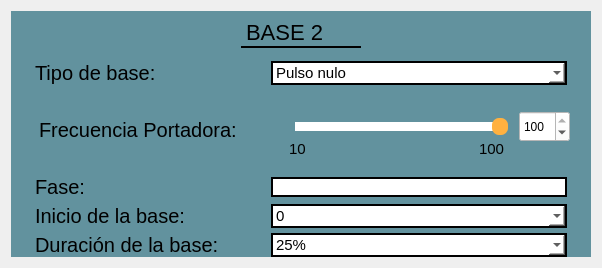
                <widget class="QWidget" name="tab_3">
                 <attribute name="title">
                  <string>Base 2</string>
                 </attribute>
                 <layout class="QGridLayout" name="gridLayout_104">
                  <item row="0" column="0">
                   <widget class="QFrame" name="frame_13">
                    <property name="minimumSize">
                     <size>
                      <width>580</width>
                      <height>0</height>
                     </size>
                    </property>
                    <property name="styleSheet">
                     <string notr="true">QFrame{
background-color: rgb(98, 146, 158);
border: none;
}

QLabel{
font-size: 20px
}</string>
                    </property>
                    <property name="frameShape">
                     <enum>QFrame::StyledPanel</enum>
                    </property>
                    <property name="frameShadow">
                     <enum>QFrame::Raised</enum>
                    </property>
                    <layout class="QGridLayout" name="gridLayout_96">
                     <property name="topMargin">
                      <number>0</number>
                     </property>
                     <property name="bottomMargin">
                      <number>0</number>
                     </property>
                     <property name="spacing">
                      <number>5</number>
                     </property>
                     <item row="2" column="0">
                      <widget class="QFrame" name="frame_82">
                       <property name="minimumSize">
                        <size>
                         <width>550</width>
                         <height>80</height>
                        </size>
                       </property>
                       <property name="maximumSize">
                        <size>
                         <width>550</width>
                         <height>80</height>
                        </size>
                       </property>
                       <property name="styleSheet">
                        <string notr="true">QFrame{
border: none;
background-color: transparent;
}</string>
                       </property>
                       <property name="frameShape">
                        <enum>QFrame::StyledPanel</enum>
                       </property>
                       <property name="frameShadow">
                        <enum>QFrame::Raised</enum>
                       </property>
                       <layout class="QGridLayout" name="gridLayout_100">
                        <property name="topMargin">
                         <number>0</number>
                        </property>
                        <property name="rightMargin">
                         <number>0</number>
                        </property>
                        <property name="bottomMargin">
                         <number>0</number>
                        </property>
                        <item row="0" column="0">
                         <widget class="QLabel" name="label_67">
                          <property name="minimumSize">
                           <size>
                            <width>230</width>
                            <height>0</height>
                           </size>
                          </property>
                          <property name="maximumSize">
                           <size>
                            <width>230</width>
                            <height>16777215</height>
                           </size>
                          </property>
                          <property name="text">
                           <string>Frecuencia Portadora:</string>
                          </property>
                         </widget>
                        </item>
                        <item row="0" column="1">
                         <widget class="QFrame" name="frame_83">
                          <property name="maximumSize">
                           <size>
                            <width>292</width>
                            <height>58</height>
                           </size>
                          </property>
                          <property name="styleSheet">
                           <string notr="true">QFrame{
border: none;
background-color: transparent;
}</string>
                          </property>
                          <property name="frameShape">
                           <enum>QFrame::StyledPanel</enum>
                          </property>
                          <property name="frameShadow">
                           <enum>QFrame::Raised</enum>
                          </property>
                          <widget class="QSlider" name="hsFreqS2">
                           <property name="geometry">
                            <rect>
                             <x>10</x>
                             <y>10</y>
                             <width>221</width>
                             <height>31</height>
                            </rect>
                           </property>
                           <property name="styleSheet">
                            <string notr="true">QSlider 
{
    background-color: transparent;
    padding: 2px;

}

QSlider::groove:horizontal 
{
	subcontrol-origin: content;
	background-color: transparent;
	height: 17px;

}

QSlider::handle:horizontal 
{
    background-color: rgb(255, 177, 64);
    width: 16px;
    border-radius: 7px;

}

QSlider::sub-page:horizontal 
{
    background-color: white;
    margin: 4px;
    border-radius: 5px;

}

QSlider::add-page:horizontal 
{
    background-color: white;
    margin: 4px;
    border-radius: 5px;

}




</string>
                           </property>
                           <property name="minimum">
                            <number>10</number>
                           </property>
                           <property name="maximum">
                            <number>100</number>
                           </property>
                           <property name="value">
                            <number>100</number>
                           </property>
                           <property name="orientation">
                            <enum>Qt::Horizontal</enum>
                           </property>
                          </widget>
                          <widget class="QLabel" name="label_84">
                           <property name="geometry">
                            <rect>
                             <x>10</x>
                             <y>40</y>
                             <width>21</width>
                             <height>16</height>
                            </rect>
                           </property>
                           <property name="styleSheet">
                            <string notr="true">QLabel{
font-size: 15px;
qproperty-alignment: AlignCenter;
}</string>
                           </property>
                           <property name="text">
                            <string>10</string>
                           </property>
                          </widget>
                          <widget class="QLabel" name="label_87">
                           <property name="geometry">
                            <rect>
                             <x>200</x>
                             <y>40</y>
                             <width>31</width>
                             <height>16</height>
                            </rect>
                           </property>
                           <property name="styleSheet">
                            <string notr="true">QLabel{
font-size: 15px;
qproperty-alignment: AlignCenter;
}</string>
                           </property>
                           <property name="text">
                            <string>100</string>
                           </property>
                          </widget>
                          <widget class="QSpinBox" name="sbFreqS2">
                           <property name="geometry">
                            <rect>
                             <x>240</x>
                             <y>10</y>
                             <width>51</width>
                             <height>31</height>
                            </rect>
                           </property>
                           <property name="styleSheet">
                            <string notr="true">QSpinBox{
background-color: white;
qproperty-alignment: AlignCenter;
}</string>
                           </property>
                           <property name="minimum">
                            <number>10</number>
                           </property>
                           <property name="maximum">
                            <number>100</number>
                           </property>
                           <property name="value">
                            <number>100</number>
                           </property>
                          </widget>
                         </widget>
                        </item>
                       </layout>
                      </widget>
                     </item>
                     <item row="5" column="0">
                      <widget class="QFrame" name="frame_86">
                       <property name="maximumSize">
                        <size>
                         <width>550</width>
                         <height>35</height>
                        </size>
                       </property>
                       <property name="styleSheet">
                        <string notr="true">QFrame{
border: none;
background-color: transparent;
}</string>
                       </property>
                       <property name="frameShape">
                        <enum>QFrame::StyledPanel</enum>
                       </property>
                       <property name="frameShadow">
                        <enum>QFrame::Raised</enum>
                       </property>
                       <layout class="QGridLayout" name="gridLayout_103">
                        <property name="topMargin">
                         <number>0</number>
                        </property>
                        <property name="bottomMargin">
                         <number>0</number>
                        </property>
                        <item row="0" column="0">
                         <widget class="QLabel" name="label_88">
                          <property name="minimumSize">
                           <size>
                            <width>230</width>
                            <height>0</height>
                           </size>
                          </property>
                          <property name="maximumSize">
                           <size>
                            <width>230</width>
                            <height>16777215</height>
                           </size>
                          </property>
                          <property name="text">
                           <string>Duración de la base:</string>
                          </property>
                         </widget>
                        </item>
                        <item row="0" column="1">
                         <widget class="QComboBox" name="cbT2S2">
                          <property name="styleSheet">
                           <string notr="true">QComboBox{
	background-color: rgb(204, 204, 255);
	background: white;
	color: black;
	border: 2px solid black;
	font-size: 15px;
	qproperty-alignment: AlignCenter;
}


</string>
                          </property>
                          <item>
                           <property name="text">
                            <string>25%</string>
                           </property>
                          </item>
                          <item>
                           <property name="text">
                            <string>50%</string>
                           </property>
                          </item>
                          <item>
                           <property name="text">
                            <string>75%</string>
                           </property>
                          </item>
                         </widget>
                        </item>
                       </layout>
                      </widget>
                     </item>
                     <item row="1" column="0">
                      <widget class="QFrame" name="frame_80">
                       <property name="maximumSize">
                        <size>
                         <width>550</width>
                         <height>35</height>
                        </size>
                       </property>
                       <property name="styleSheet">
                        <string notr="true">QFrame{
border: none;
background-color: transparent;
}</string>
                       </property>
                       <property name="frameShape">
                        <enum>QFrame::StyledPanel</enum>
                       </property>
                       <property name="frameShadow">
                        <enum>QFrame::Raised</enum>
                       </property>
                       <layout class="QGridLayout" name="gridLayout_98">
                        <property name="topMargin">
                         <number>0</number>
                        </property>
                        <property name="bottomMargin">
                         <number>0</number>
                        </property>
                        <item row="0" column="0">
                         <widget class="QLabel" name="label_66">
                          <property name="minimumSize">
                           <size>
                            <width>230</width>
                            <height>0</height>
                           </size>
                          </property>
                          <property name="maximumSize">
                           <size>
                            <width>230</width>
                            <height>30</height>
                           </size>
                          </property>
                          <property name="text">
                           <string>Tipo de base:</string>
                          </property>
                         </widget>
                        </item>
                        <item row="0" column="1">
                         <widget class="QComboBox" name="cbSimb2">
                          <property name="styleSheet">
                           <string notr="true">QComboBox{
	background: white;
	color: black;
	border: 2px solid black;
	font-size: 15px;
}

QComboBox:editable{
	background: none;
}


QComboBox:drop-down{
	background: none;
}

QComboBox:hover{
	background: none;
}


</string>
                          </property>
                          <item>
                           <property name="text">
                            <string>Pulso nulo</string>
                           </property>
                          </item>
                          <item>
                           <property name="text">
                            <string>Pulso</string>
                           </property>
                          </item>
                          <item>
                           <property name="text">
                            <string>Medio pulso</string>
                           </property>
                          </item>
                          <item>
                           <property name="text">
                            <string>Manchester</string>
                           </property>
                          </item>
                          <item>
                           <property name="text">
                            <string>Coseno</string>
                           </property>
                          </item>
                          <item>
                           <property name="text">
                            <string>Pulso de duración variable</string>
                           </property>
                          </item>
                          <item>
                           <property name="text">
                            <string>Coseno de duración variable</string>
                           </property>
                          </item>
                         </widget>
                        </item>
                       </layout>
                      </widget>
                     </item>
                     <item row="3" column="0">
                      <widget class="QFrame" name="frame_84">
                       <property name="maximumSize">
                        <size>
                         <width>550</width>
                         <height>35</height>
                        </size>
                       </property>
                       <property name="styleSheet">
                        <string notr="true">QFrame{
border: none;
background-color: transparent;
}</string>
                       </property>
                       <property name="frameShape">
                        <enum>QFrame::StyledPanel</enum>
                       </property>
                       <property name="frameShadow">
                        <enum>QFrame::Raised</enum>
                       </property>
                       <layout class="QGridLayout" name="gridLayout_101">
                        <property name="topMargin">
                         <number>0</number>
                        </property>
                        <property name="bottomMargin">
                         <number>0</number>
                        </property>
                        <item row="0" column="0">
                         <widget class="QLabel" name="label_94">
                          <property name="minimumSize">
                           <size>
                            <width>230</width>
                            <height>0</height>
                           </size>
                          </property>
                          <property name="maximumSize">
                           <size>
                            <width>230</width>
                            <height>16777215</height>
                           </size>
                          </property>
                          <property name="text">
                           <string>Fase:</string>
                          </property>
                         </widget>
                        </item>
                        <item row="0" column="1">
                         <widget class="QLineEdit" name="leFaseS2">
                          <property name="styleSheet">
                           <string notr="true">QLineEdit{
background-color: white;
border: 2px solid black;
font-color: black
}</string>
                          </property>
                          <property name="text">
                           <string/>
                          </property>
                         </widget>
                        </item>
                       </layout>
                      </widget>
                     </item>
                     <item row="4" column="0">
                      <widget class="QFrame" name="frame_85">
                       <property name="maximumSize">
                        <size>
                         <width>550</width>
                         <height>35</height>
                        </size>
                       </property>
                       <property name="styleSheet">
                        <string notr="true">QFrame{
border: none;
background-color: transparent;
}</string>
                       </property>
                       <property name="frameShape">
                        <enum>QFrame::StyledPanel</enum>
                       </property>
                       <property name="frameShadow">
                        <enum>QFrame::Raised</enum>
                       </property>
                       <layout class="QGridLayout" name="gridLayout_102">
                        <property name="topMargin">
                         <number>0</number>
                        </property>
                        <property name="bottomMargin">
                         <number>0</number>
                        </property>
                        <item row="0" column="0">
                         <widget class="QLabel" name="label_70">
                          <property name="minimumSize">
                           <size>
                            <width>230</width>
                            <height>0</height>
                           </size>
                          </property>
                          <property name="maximumSize">
                           <size>
                            <width>230</width>
                            <height>16777215</height>
                           </size>
                          </property>
                          <property name="text">
                           <string>Inicio de la base:</string>
                          </property>
                         </widget>
                        </item>
                        <item row="0" column="1">
                         <widget class="QComboBox" name="cbT1S2">
                          <property name="styleSheet">
                           <string notr="true">QComboBox{
	background-color: rgb(204, 204, 255);
	background: white;
	color: black;
	border: 2px solid black;
	font-size: 15px;
	qproperty-alignment: AlignCenter;
}


</string>
                          </property>
                          <item>
                           <property name="text">
                            <string>0</string>
                           </property>
                          </item>
                          <item>
                           <property name="text">
                            <string>0.25 tsimb</string>
                           </property>
                          </item>
                          <item>
                           <property name="text">
                            <string>0.5 tsimb</string>
                           </property>
                          </item>
                          <item>
                           <property name="text">
                            <string>0.75 tsimb</string>
                           </property>
                          </item>
                         </widget>
                        </item>
                       </layout>
                      </widget>
                     </item>
                     <item row="0" column="0">
                      <widget class="QFrame" name="frame_79">
                       <property name="minimumSize">
                        <size>
                         <width>135</width>
                         <height>45</height>
                        </size>
                       </property>
                       <property name="maximumSize">
                        <size>
                         <width>16777215</width>
                         <height>45</height>
                        </size>
                       </property>
                       <property name="frameShape">
                        <enum>QFrame::StyledPanel</enum>
                       </property>
                       <property name="frameShadow">
                        <enum>QFrame::Raised</enum>
                       </property>
                       <layout class="QGridLayout" name="gridLayout_97">
                        <property name="leftMargin">
                         <number>0</number>
                        </property>
                        <property name="topMargin">
                         <number>0</number>
                        </property>
                        <property name="rightMargin">
                         <number>0</number>
                        </property>
                        <property name="bottomMargin">
                         <number>0</number>
                        </property>
                        <item row="0" column="0">
                         <widget class="QLabel" name="label_86">
                          <property name="maximumSize">
                           <size>
                            <width>120</width>
                            <height>30</height>
                           </size>
                          </property>
                          <property name="font">
                           <font>
                            <family>Microsoft Sans Serif</family>
                            <pointsize>-1</pointsize>
                           </font>
                          </property>
                          <property name="styleSheet">
                           <string notr="true">QLabel{
qproperty-alignment: AlignCenter;
font-style: bold;
font-size: 22px;
color: black;
border-bottom: 2px solid black;
}</string>
                          </property>
                          <property name="text">
                           <string>BASE 2</string>
                          </property>
                         </widget>
                        </item>
                       </layout>
                      </widget>
                     </item>
                    </layout>
                   </widget>
                  </item>
                 </layout>
                </widget>
